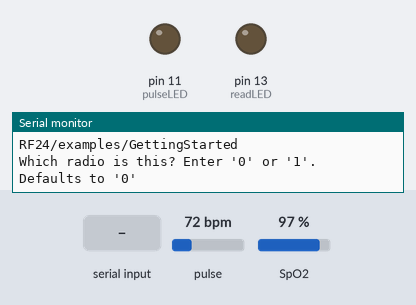
Bench run of a sketch on a simulated Arduino Uno, built with avr-gcc and run on an emulated ATmega328P. Shown: output pins drawn as LEDs (lit = HIGH), the last lines printed to the serial monitor. The inputs (shaded band) are chosen by the test bench; at power-on: pulse 72 bpm, SpO2 97 %. No radio packets arrive unless stated.

Above: at 0.9 s.
1.0 s: "90,45\n" received over Serial
2.5 s: "T90\n" received over Serial
At 6.8 s:
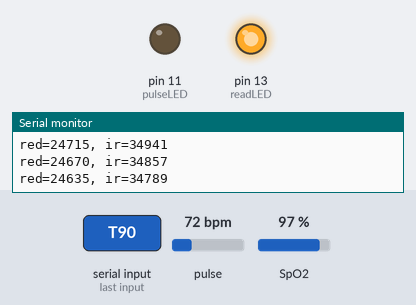
Timing chart, 0 to 10.8 s (numbered marks = the images above; inputs shaded):
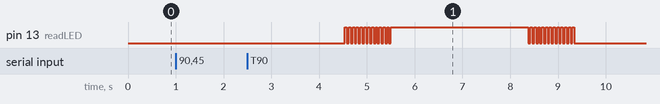

The sketch:

RF24MAX301.ino
```cpp
// (licence header left out)
/**
 * A simple example of sending data from 1 nRF24L01 transceiver to another.
 *
 * This example was written to be used on 2 devices acting as "nodes".
 * Use the Serial Monitor to change each node's behavior.
 */
#include <SPI.h>
#include "printf.h"
#include "RF24.h"

 //以下为MAX程序段定义段开始
#include <Wire.h>
#include "MAX30105.h"
#include "spo2_algorithm.h"
float maxSpo2(); //定义一个返回spo2的函数

MAX30105 particleSensor;

#define MAX_BRIGHTNESS 255

#if defined(__AVR_ATmega328P__) || defined(__AVR_ATmega168__)
//Arduino Uno doesn't have enough SRAM to store 100 samples of IR led data and red led data in 32-bit format
//To solve this problem, 16-bit MSB of the sampled data will be truncated. Samples become 16-bit data.
uint16_t irBuffer[100]; //infrared LED sensor data
uint16_t redBuffer[100];  //red LED sensor data
#else
uint32_t irBuffer[100]; //infrared LED sensor data
uint32_t redBuffer[100];  //red LED sensor data
#endif

int32_t bufferLength; //data length
int32_t spo2; //SPO2 value 血痒浓度值-关键数据
int8_t validSPO2; //indicator to show if the SPO2 calculation is valid
int32_t heartRate; //heart rate value 心率-关键数据
int8_t validHeartRate; //indicator to show if the heart rate calculation is valid

byte pulseLED = 11; //Must be on PWM pin
byte readLED = 13; //Blinks with each data read

//以上为MAX程序段定义段结束

// instantiate an object for the nRF24L01 transceiver
RF24 radio(7, 8);  // using pin 7 for the CE pin, and pin 8 for the CSN pin

// Let these addresses be used for the pair
uint8_t address[][6] = { "1Node", "2Node" };
// It is very helpful to think of an address as a path instead of as
// an identifying device destination

// to use different addresses on a pair of radios, we need a variable to
// uniquely identify which address this radio will use to transmit
bool radioNumber = 1;  // 0 uses address[0] to transmit, 1 uses address[1] to transmit

// Used to control whether this node is sending or receiving
bool role = false;  // true = TX role, false = RX role 设置接收传输功能

// For this example, we'll be using a payload containing
// a single float number that will be incremented
// on every successful transmission
float payload = 0.0;  //这个变量应该是很重要，承载数据的变量

/* 关键就是把这两个数据通过payload传递给主控中心再解读出来，int转换成float类型，意思不大
int32_t spo2; //SPO2 value 血痒浓度值-关键数据
int32_t heartRate; //heart rate value 心率-关键数据
*/

//MAX程序段

//MAX程序段

void setup() {

  Serial.begin(115200);
  while (!Serial) {
    // some boards need to wait to ensure access to serial over USB
  }

  // initialize the transceiver on the SPI bus
  if (!radio.begin()) {
    Serial.println(F("radio hardware is not responding!!"));
    while (1) {}  // hold in infinite loop
  }  //以上先检测RF24，如果没准备好则进入循环等待状态

//MAX程序段 MAX检测段开始

  pinMode(pulseLED, OUTPUT);
  pinMode(readLED, OUTPUT);

  // Initialize sensor
  if (!particleSensor.begin(Wire, I2C_SPEED_FAST)) //Use default I2C port, 400kHz speed
  {
    Serial.println(F("MAX30105 was not found. Please check wiring/power."));
    while (1);
  }
//以上检测MAX传感器是否准备好，如果没有进入循环等待状态

//MAX程序段 MAX检测段结束


//MAX程序段 初始化 开始
  byte ledBrightness = 60; //Options: 0=Off to 255=50mA
  byte sampleAverage = 4; //Options: 1, 2, 4, 8, 16, 32
  byte ledMode = 2; //Options: 1 = Red only, 2 = Red + IR, 3 = Red + IR + Green
  byte sampleRate = 100; //Options: 50, 100, 200, 400, 800, 1000, 1600, 3200
  int pulseWidth = 411; //Options: 69, 118, 215, 411
  int adcRange = 4096; //Options: 2048, 4096, 8192, 16384

  particleSensor.setup(ledBrightness, sampleAverage, ledMode, sampleRate, pulseWidth, adcRange); //Configure sensor with these settings
//设定一些传感器参数，如灯的亮度等

//MAX程序段 初始化 结束


  // print example's introductory prompt
  Serial.println(F("RF24/examples/GettingStarted"));

  // To set the radioNumber via the Serial monitor on startup
  Serial.println(F("Which radio is this? Enter '0' or '1'. Defaults to '0'"));
  while (!Serial.available()) {
    // wait for user input 等待用户输入
  }
  char input = Serial.parseInt();
  radioNumber = input == 1;
  Serial.print(F("radioNumber = "));
  Serial.println((int)radioNumber);

  // role variable is hardcoded to RX behavior, inform the user of this
  Serial.println(F("*** PRESS 'T' to begin transmitting to the other node"));

  // Set the PA Level low to try preventing power supply related problems
  // because these examples are likely run with nodes in close proximity to
  // each other.
  radio.setPALevel(RF24_PA_LOW);  // RF24_PA_MAX is default.

  // save on transmission time by setting the radio to only transmit the
  // number of bytes we need to transmit a float
  radio.setPayloadSize(sizeof(payload));  // float datatype occupies 4 bytes

  // set the TX address of the RX node into the TX pipe
  radio.openWritingPipe(address[radioNumber]);  // always uses pipe 0

  // set the RX address of the TX node into a RX pipe
  radio.openReadingPipe(1, address[!radioNumber]);  // using pipe 1使用管道1

  // additional setup specific to the node's role
  if (role) {
    radio.stopListening();  // put radio in TX mode
  } else {
    radio.startListening();  // put radio in RX mode
  }

  // For debugging info
  // printf_begin();             // needed only once for printing details
  // radio.printDetails();       // (smaller) function that prints raw register values
  // radio.printPrettyDetails(); // (larger) function that prints human readable data

}  // setup

void loop() {


  if (role) {
    // This device is a TX node

    unsigned long start_timer = micros();
    payload = maxSpo2();               // start the timer
    bool report = radio.write(&payload, sizeof(float));  // transmit & save the report
    unsigned long end_timer = micros();                  // end the timer

    if (report) {
      Serial.print(F("Transmission successful! "));  // payload was delivered
      Serial.print(F("Time to transmit = "));
      Serial.print(end_timer - start_timer);  // print the timer result
      Serial.print(F(" us. Sent: "));
      Serial.println(payload);  // print payload sent
      // payload += 0.01;          // increment float payload 2023-01-18屏蔽此句，用函数直传spo2

    } else {
      Serial.println(F("Transmission failed or timed out"));  // payload was not delivered
    }

    // to make this example readable in the serial monitor
    delay(1000);  // slow transmissions down by 1 second

  } else {
    // This device is a RX node 如果当前是接收状态

    uint8_t pipe;
    if (radio.available(&pipe)) {              // is there a payload? get the pipe number that recieved it
      uint8_t bytes = radio.getPayloadSize();  // get the size of the payload
      radio.read(&payload, bytes);             // fetch payload from FIFO
      Serial.print(F("Received "));
      Serial.print(bytes);  // print the size of the payload
      Serial.print(F(" bytes on pipe "));
      Serial.print(pipe);  // print the pipe number
      Serial.print(F(": "));
      Serial.println(payload);  // print the payload's value
    }
  }  // role

  if (Serial.available()) {
    // change the role via the serial monitor

    char c = toupper(Serial.read());
    if (c == 'T' && !role) {
      // Become the TX node

      role = true;
      Serial.println(F("*** CHANGING TO TRANSMIT ROLE -- PRESS 'R' TO SWITCH BACK"));
      radio.stopListening();

    } else if (c == 'R' && role) {
      // Become the RX node

      role = false;
      Serial.println(F("*** CHANGING TO RECEIVE ROLE -- PRESS 'T' TO SWITCH BACK"));
      radio.startListening();
    }
  }

  //MAX程序段 先读取MAX传感器的数据

}  // loop

float maxSpo2() {

 bufferLength = 50; //buffer length of 100 stores 2 seconds of samples running at 25sps

  //read the first 100 samples, and determine the signal range
  for (byte i = 0 ; i < bufferLength ; i++)
  {
    while (particleSensor.available() == false) //do we have new data?
      particleSensor.check(); //Check the sensor for new data

    redBuffer[i] = particleSensor.getRed();
    irBuffer[i] = particleSensor.getIR();
    particleSensor.nextSample(); //We're finished with this sample so move to next sample

    Serial.print(F("red="));
    Serial.print(redBuffer[i], DEC);
    Serial.print(F(", ir="));
    Serial.println(irBuffer[i], DEC);
  }

  //calculate heart rate and SpO2 after first 100 samples (first 4 seconds of samples)
  maxim_heart_rate_and_oxygen_saturation(irBuffer, bufferLength, redBuffer, &spo2, &validSPO2, &heartRate, &validHeartRate);

  //Continuously taking samples from MAX30102.  Heart rate and SpO2 are calculated every 1 second
  //while (1)
 // {
    //dumping the first 25 sets of samples in the memory and shift the last 75 sets of samples to the top
    for (byte i = 25; i < 50; i++)
    {
      redBuffer[i - 25] = redBuffer[i];
      irBuffer[i - 25] = irBuffer[i];
    }

    //take 25 sets of samples before calculating the heart rate.
    for (byte i = 25; i < 50; i++)
    {
      while (particleSensor.available() == false) //do we have new data?
        particleSensor.check(); //Check the sensor for new data

      digitalWrite(readLED, !digitalRead(readLED)); //Blink onboard LED with every data read

      redBuffer[i] = particleSensor.getRed();
      irBuffer[i] = particleSensor.getIR();
      particleSensor.nextSample(); //We're finished with this sample so move to next sample

      //send samples and calculation result to terminal program through UART
      Serial.print(F("red="));
      Serial.print(redBuffer[i], DEC);
      Serial.print(F(", ir="));
      Serial.print(irBuffer[i], DEC);

      Serial.print(F(", HR="));
      Serial.print(heartRate, DEC);

      Serial.print(F(", HRvalid="));
      Serial.print(validHeartRate, DEC);

      Serial.print(F(", SPO2="));
      Serial.print(spo2, DEC);

      Serial.print(F(", SPO2Valid="));
      Serial.println(validSPO2, DEC);
    }

    //After gathering 25 new samples recalculate HR and SP02
    maxim_heart_rate_and_oxygen_saturation(irBuffer, bufferLength, redBuffer, &spo2, &validSPO2, &heartRate, &validHeartRate);

 // }

//MAX程序段 读取完MAX传感器的数据


//MAX程序段 关键性赋值

/* 关键就是把这两个数据通过payload传递给主控中心再解读出来，int转换成float类型，意思不大
int32_t spo2; //SPO2 value 血痒浓度值-关键数据
int32_t heartRate; //heart rate value 心率-关键数据
关键是把这两数据怎么拼合起来形成一个float类型，一次性传过去，接收端能解算出来数据。
转换spo2为字符串，拼合333，在拼合转换为字符串的heartRate数据，形成一个纯数字的字符串，然后再转换成float类型
*/
  return spo2;

}
//MAX程序段 关键性赋值
```

Measured:
- after the input at 2.5 s, pin 13 (readLED): goes 12 × (HIGH 0.04 s, LOW 0.04 s), HIGH 2.9 s, 12 × (LOW 0.04 s, HIGH 0.04 s), then LOW, starting after 2.0 s
